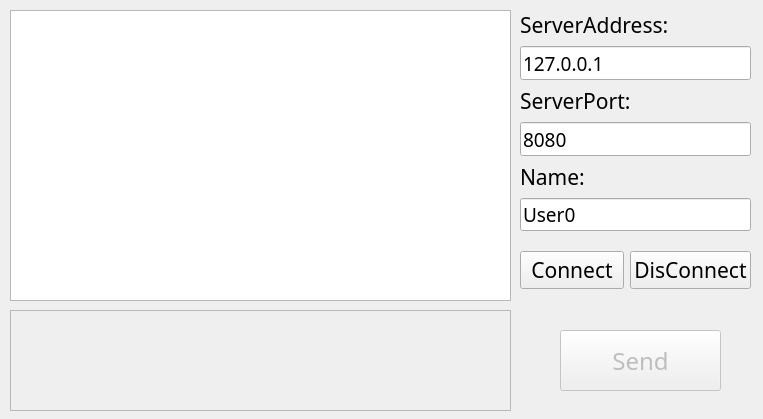
<?xml version="1.0" encoding="UTF-8"?>
<ui version="4.0">
 <class>ChatClientDialog</class>
 <widget class="QDialog" name="ChatClientDialog">
  <property name="geometry">
   <rect>
    <x>0</x>
    <y>0</y>
    <width>763</width>
    <height>419</height>
   </rect>
  </property>
  <property name="windowTitle">
   <string>ChatClient</string>
  </property>
  <widget class="QListWidget" name="listWidget">
   <property name="geometry">
    <rect>
     <x>10</x>
     <y>10</y>
     <width>501</width>
     <height>291</height>
    </rect>
   </property>
  </widget>
  <widget class="QTextEdit" name="msgEdit">
   <property name="enabled">
    <bool>false</bool>
   </property>
   <property name="geometry">
    <rect>
     <x>10</x>
     <y>310</y>
     <width>501</width>
     <height>101</height>
    </rect>
   </property>
  </widget>
  <widget class="QPushButton" name="btn_sendMsg">
   <property name="enabled">
    <bool>false</bool>
   </property>
   <property name="geometry">
    <rect>
     <x>560</x>
     <y>330</y>
     <width>161</width>
     <height>61</height>
    </rect>
   </property>
   <property name="font">
    <font>
     <family>YaHei Consolas Hybrid</family>
     <pointsize>18</pointsize>
    </font>
   </property>
   <property name="text">
    <string>Send</string>
   </property>
  </widget>
  <widget class="QWidget" name="layoutWidget">
   <property name="geometry">
    <rect>
     <x>520</x>
     <y>10</y>
     <width>231</width>
     <height>221</height>
    </rect>
   </property>
   <layout class="QVBoxLayout" name="verticalLayout">
    <item>
     <widget class="QLabel" name="label">
      <property name="font">
       <font>
        <family>YaHei Consolas Hybrid</family>
        <pointsize>16</pointsize>
       </font>
      </property>
      <property name="text">
       <string>ServerAddress:</string>
      </property>
     </widget>
    </item>
    <item>
     <widget class="QLineEdit" name="addressEdit">
      <property name="font">
       <font>
        <family>YaHei Consolas Hybrid</family>
        <pointsize>14</pointsize>
       </font>
      </property>
      <property name="text">
       <string>127.0.0.1</string>
      </property>
     </widget>
    </item>
    <item>
     <widget class="QLabel" name="label_2">
      <property name="font">
       <font>
        <family>YaHei Consolas Hybrid</family>
        <pointsize>16</pointsize>
       </font>
      </property>
      <property name="text">
       <string>ServerPort:</string>
      </property>
     </widget>
    </item>
    <item>
     <widget class="QLineEdit" name="portEdit">
      <property name="font">
       <font>
        <family>YaHei Consolas Hybrid</family>
        <pointsize>14</pointsize>
       </font>
      </property>
      <property name="text">
       <string>8080</string>
      </property>
     </widget>
    </item>
    <item>
     <widget class="QLabel" name="label_3">
      <property name="font">
       <font>
        <family>YaHei Consolas Hybrid</family>
        <pointsize>16</pointsize>
       </font>
      </property>
      <property name="text">
       <string>Name:</string>
      </property>
     </widget>
    </item>
    <item>
     <widget class="QLineEdit" name="nameEdit">
      <property name="font">
       <font>
        <family>YaHei Consolas Hybrid</family>
        <pointsize>14</pointsize>
       </font>
      </property>
      <property name="text">
       <string>User0</string>
      </property>
     </widget>
    </item>
   </layout>
  </widget>
  <widget class="QWidget" name="">
   <property name="geometry">
    <rect>
     <x>520</x>
     <y>240</y>
     <width>231</width>
     <height>61</height>
    </rect>
   </property>
   <layout class="QHBoxLayout" name="horizontalLayout">
    <item>
     <widget class="QPushButton" name="btn_Connect">
      <property name="font">
       <font>
        <family>YaHei Consolas Hybrid</family>
        <pointsize>16</pointsize>
       </font>
      </property>
      <property name="text">
       <string>Connect</string>
      </property>
     </widget>
    </item>
    <item>
     <widget class="QPushButton" name="btn_Disconnect">
      <property name="font">
       <font>
        <family>YaHei Consolas Hybrid</family>
        <pointsize>16</pointsize>
       </font>
      </property>
      <property name="text">
       <string>DisConnect</string>
      </property>
     </widget>
    </item>
   </layout>
  </widget>
 </widget>
 <resources/>
 <connections/>
</ui>
